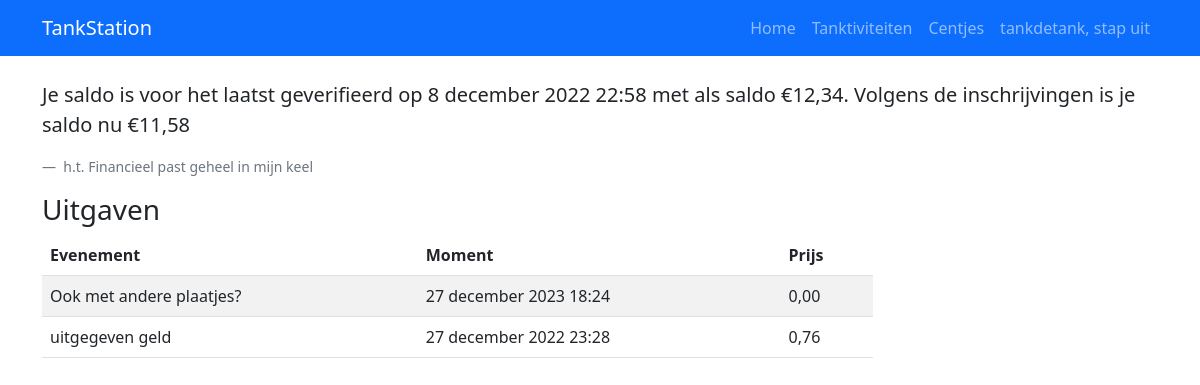
Page /centjes/ (signed in) on the earlier database version.
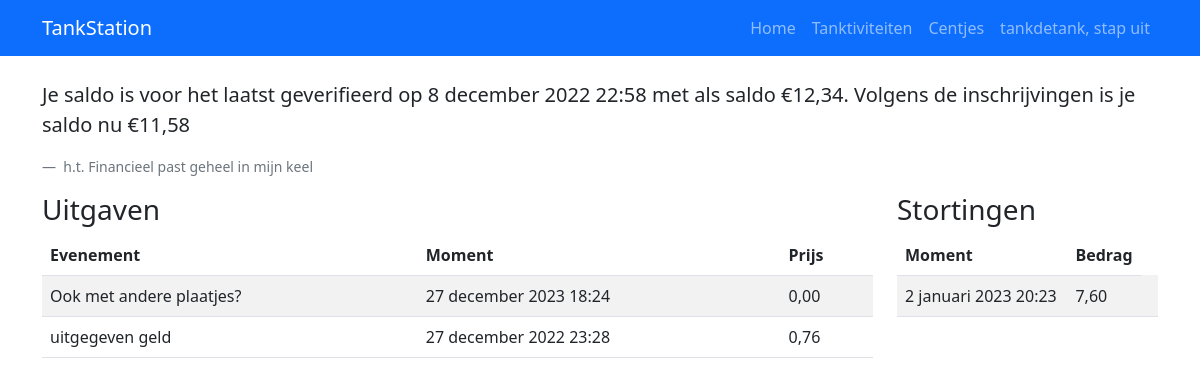
Same page on the later database version.
### evenementen/models.py (models this page shows)
class Inschrijving(models.Model):
    plaatser = models.ForeignKey(settings.AUTH_USER_MODEL, related_name="inschrijvingen", on_delete=models.CASCADE, null=True)
    tanktiviteit = models.ForeignKey(Tanktiviteit, related_name="inschrijvingen", on_delete=models.CASCADE)
    opmerkingen = models.CharField(max_length=140,null=True)

class Tanktiviteit(models.Model):
    naam = models.CharField(max_length=140)
    beschrijving = models.CharField(max_length=400)
    prijs = models.DecimalField("Prijs", max_digits=7, decimal_places=2, default=0.00)
    gemaakt_door = models.ForeignKey(settings.AUTH_USER_MODEL, on_delete=models.SET_NULL, null=True, related_name="Gemaakt_door")
    verantwoordelijke = models.ForeignKey(settings.AUTH_USER_MODEL, on_delete=models.SET_NULL, null=True, related_name="Verantwoordelijke")
    aanmaakmoment = models.DateTimeField("Aangemaakt op", auto_now_add=True)
    sluiting = models.DateTimeField("De inschrijvingen sluiten om")
    wanneer = models.DateTimeField("Tanktiviteit moment")
    plaatje = models.ImageField(upload_to="images/", default="images/tank.jpg")
    max_inschrijvingen = models.PositiveSmallIntegerField(default=76)
    tankrekening = models.BooleanField(default=True)

### geldzaken/models.py (models this page shows)
class Oplading(models.Model):
    tankrekening = models.ForeignKey(TankRekening, on_delete=models.CASCADE, related_name='opladingen')
    bedrag = models.DecimalField(max_digits=7,decimal_places=2)
    wanneer = models.DateTimeField(auto_now_add=True)

### geldzaken/views.py (the view)
# urls.py: path('', views.index, name='Home'),
@login_required
def index(request):
    tr = get_object_or_404(TankRekening, pk=request.user)
    context = {
        'ver_saldo': tr.geverifieerd_saldo,
        'ver_datum': tr.geverifieerd_op,
        'saldo': tr.saldo(),
        'uit gaan geven': tr.uit_gaan_geven(),
        'evs': tr.inschrijvingen(True),
        'opladingen': tr.opladingen.all()
    }
    return render(request, 'index.html', context)

### geldzaken/models.py (called while the page is built)
    def uit_gaan_geven(self):
        ingeschreven_ttvt = self.eigenaar.inschrijvingen.filter(tanktiviteit__wanneer__gt=timezone.now(),
                                                                tanktiviteit__tankrekening=True)
        ugg = 0
        for ins in ingeschreven_ttvt:
            ugg += ins.tanktiviteit.prijs
        return ugg

    def uitgegegeven(self):
        ingeschreven_ttvt = self.eigenaar.inschrijvingen.filter(tanktiviteit__wanneer__range=[self.geverifieerd_op,
                                                                                              timezone.now()],
                                                                tanktiviteit__tankrekening=True)
        ugg = 0
        for ins in ingeschreven_ttvt:
            ugg += ins.tanktiviteit.prijs
        return ugg

    def saldo(self):
        return self.geverifieerd_saldo-self.uitgegegeven()

    def inschrijvingen(self, uitgave):
        if uitgave:
            return self.eigenaar.inschrijvingen.filter(tanktiviteit__tankrekening=True)
        else:
            return self.eigenaar.inschrijvingen.all()

### geldzaken/templates/index.html (shortened to what this page needs)
{% extends 'base.html' %}
{% block content %}
    <div class="row">
        <blockquote class="blockquote">
            <p>Je saldo is voor het laatst geverifieerd op {{ ver_datum }} met als saldo €{{ ver_saldo }}. Volgens de inschrijvingen is je saldo nu €{{ saldo }}</p>
        </blockquote>
        <figcaption class="blockquote-footer">
            h.t. Financieel past geheel in mijn keel
        </figcaption>
    </div>
    <div class="row">
    {% if evs %}
        <div class="table-responsive col-md-9"><h3>Uitgaven</h3><table class="table table-hover table-striped" style="max-width: 100%;">
            <thead>
                <tr>
                    <th scope="col" class="col-md-auto">Evenement</th>
                    <th scope="col" class="col-md-auto">Moment</th>
                    <th scope="col" class="col-sm-auto">Prijs</th>
                </tr>
            </thead>
            <tbody>
                {% for ins in evs %}
                    <tr>
                        <td>{{ ins.tanktiviteit.naam }}</td>
                        <td>{{ ins.tanktiviteit.wanneer }}</td>
                        <td>{{ ins.tanktiviteit.prijs }}</td>
                    </tr>
                {% endfor %}
            </tbody>
        </table></div>
    {% else %}
        <p>Je hebt je nog nergens voor ingeschreven, ga eens wat doen met je hut</p>
    {% endif %}
        {% if opladingen %}
        <div class="table-responsive col-md-3"><h3>Stortingen</h3><table class="table table-hover table-striped" style="max-width: 100%;">
            <thead>
                <tr>
                    <th scope="col" class="col-md-auto">Moment</th>
                    <th scope="col" class="col-sm-auto">Bedrag</th>
                </tr>
            </thead>
            <tbody>
                {% for oplading in opladingen %}
                    <tr>
                        <td>{{ oplading.wanneer }}</td>
                        <td>{{ oplading.bedrag }}</td>
                        <td></td>
                    </tr>
                {% endfor %}
            </tbody>
        </table></div>
        {% endif %}
    </div>
{% endblock %}

Differences in the rows shown:
added Oplading: wanneer "2 januari 2023 20:23", bedrag "7,60"
Other differences:
text now shown: "Stortingen Moment Bedrag"
